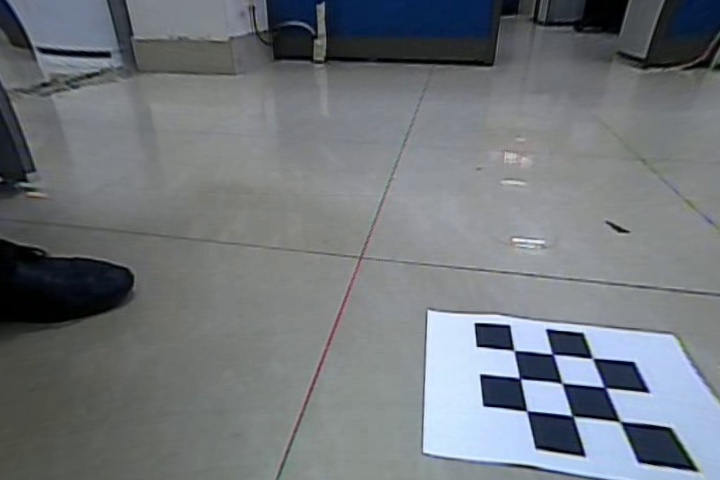
#> input picture Python/demo/left.jpg, 720 x 480 px
$ python genbird.py
#> lines starting #> are read from the running program, lines starting #| are printed output that depends on the picture
import numpy as np
import cv2


img = cv2.imread("../left.jpg")
#> img is the input picture: shape (480, 720, 3); mean B, G, R 123.8, 118.4, 113.4
# img = cv2.imread("./pic/IR_camera_calib_img/100010.png")
h, w = img.shape[:2]
#> h = 480; w = 720
right = np.array([[255.29843, 320.88596], [244.51465, 377.58975], [158.37581, 383.47665],
                 [181.46255, 324.67996]], dtype=np.float32)
left = np.array([[514.0161,  350.66174], [592.3235, 358.3854], [619.7638,  421.51852],
                [526.5501,  410.92737]], dtype=np.float32)
# left
obj = 15*(np.array([[2, 0], [2, 2], [0, 2], [0, 0]], dtype=np.float32)+25)
# right
# obj = 15*(np.array([[0, 0], [2, 0], [2, 2], [0, 2]], dtype=np.float32)+25)
M1, mask = cv2.findHomography(left, obj)
print(left)
print(obj)


# M = cv2.getPerspectiveTransform(right, obj)
result = cv2.warpPerspective(img, M1, (720, 480))
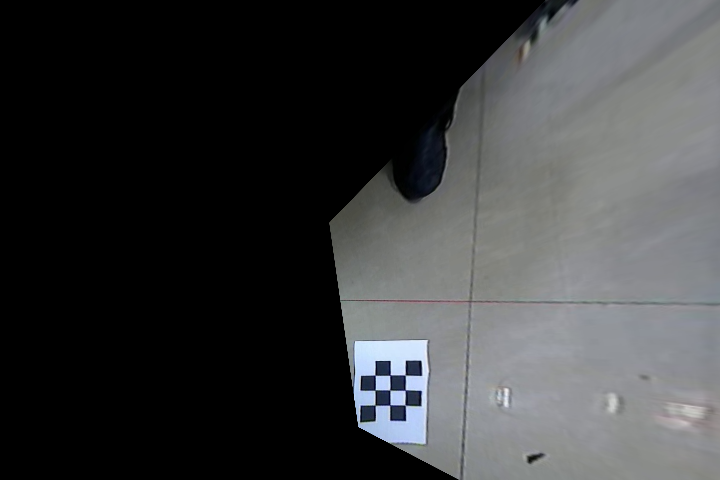
#> result: shape (480, 720, 3); mean B, G, R 60.5, 59.4, 58.2
cv2.imwrite("result_change.jpg", img)
cv2.imshow("img", img)
# cv2.namedWindow("result", cv2.WINDOW_NORMAL)
cv2.imshow("result", result)
cv2.waitKey(0)
cv2.destroyAllWindows()

$ run again, with Python/demo/right.jpg copied over Python/demo/left.jpg
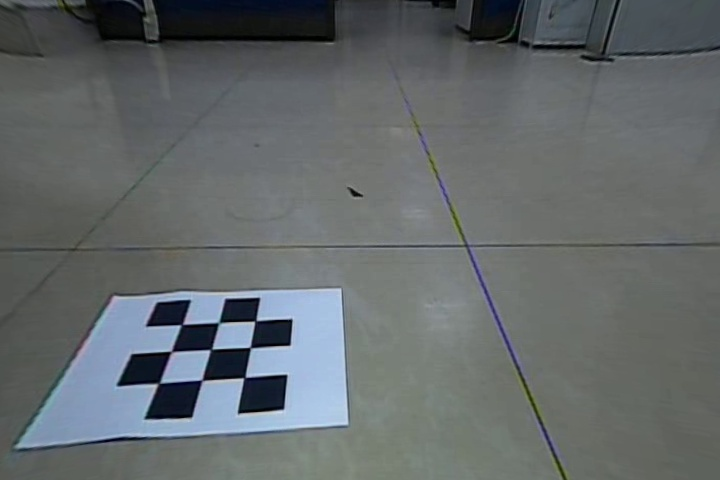
#> input picture Python/demo/right.jpg, 720 x 480 px
#> img is the input picture: shape (480, 720, 3); mean B, G, R 106.4, 104.6, 99.1
#> `result = cv2.warpPerspective(img, M1, (720, 480))`:
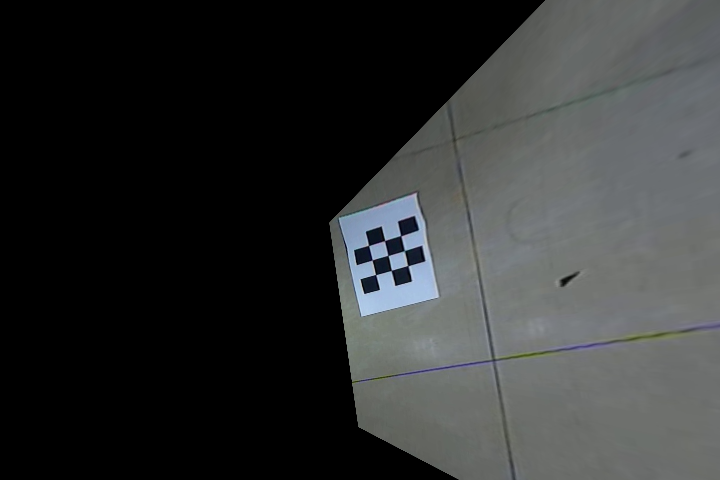
#> result: shape (480, 720, 3); mean B, G, R 50.3, 50.3, 48.5
